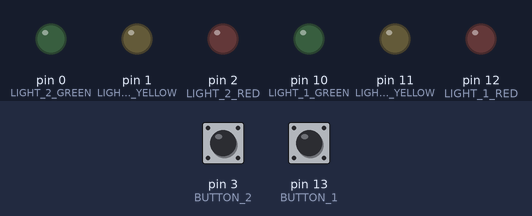
A program run on a simulated Arduino Uno, built with avr-gcc and run on an emulated ATmega328P. Shown: output pins drawn as LEDs (lit = HIGH). Inputs (shaded band) come from the test bench; at power-on: pin 3 (BUTTON_2) LOW, pin 13 (BUTTON_1) LOW.

Above: at 1.2 s.
1.3 s: pin 3 (BUTTON_2) pulled HIGH for 0.15 s
At 2.1 s:
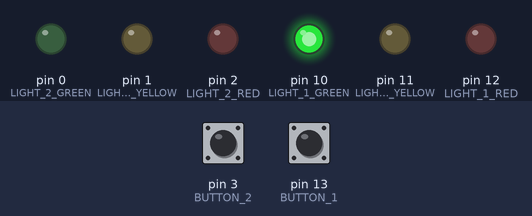
4.4 s: pin 13 (BUTTON_1) pulled HIGH for 0.15 s
At 6.2 s:
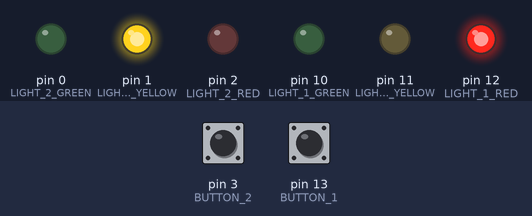
7.5 s: pin 3 (BUTTON_2) pulled HIGH for 1 s
At 10.9 s:
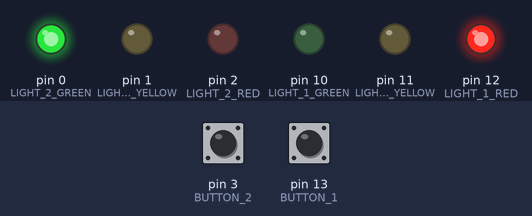
11.0 s: pin 13 (BUTTON_1) pulled HIGH for 1 s
At 14.4 s:
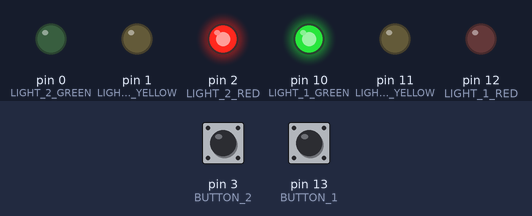
15.0 s: pin 3 (BUTTON_2) pulled HIGH for 3.2 s
At 16.8 s:
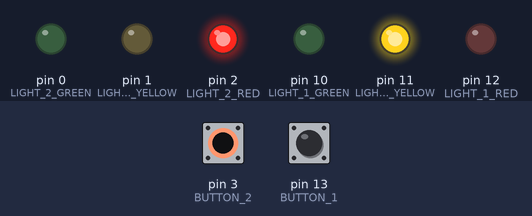
Timing chart, 0 to 19.5 s (numbered marks = the images above; inputs shaded):
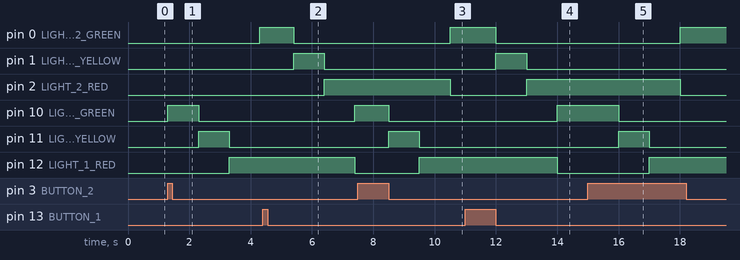

Measured:
- after the input at 1.3 s, pin 0 (LIGHT_2_GREEN): LOW → HIGH after 3.0 s; pin 10 (LIGHT_1_GREEN): LOW → HIGH at once, → LOW 1.0 s later; pin 11 (LIGHT_1_YELLOW): LOW → HIGH after 1.0 s, → LOW 1.0 s later; pin 12 (LIGHT_1_RED): LOW → HIGH after 2.0 s
- after the input at 4.4 s, pin 0 (LIGHT_2_GREEN): HIGH → LOW after 1.0 s; pin 1 (LIGHT_2_YELLOW): LOW → HIGH after 1.0 s, → LOW 1.0 s later; pin 2 (LIGHT_2_RED): LOW → HIGH after 2.0 s; pin 10 (LIGHT_1_GREEN): LOW → HIGH after 3.0 s; pin 12 (LIGHT_1_RED): HIGH → LOW after 3.0 s
- after the input at 7.5 s, pin 0 (LIGHT_2_GREEN): LOW → HIGH after 3.0 s; pin 2 (LIGHT_2_RED): HIGH → LOW after 3.0 s; pin 10 (LIGHT_1_GREEN): HIGH → LOW after 1.0 s; pin 11 (LIGHT_1_YELLOW): LOW → HIGH after 1.0 s, → LOW 1.0 s later; pin 12 (LIGHT_1_RED): LOW → HIGH after 2.0 s
- after the input at 11.0 s, pin 0 (LIGHT_2_GREEN): HIGH → LOW after 1.0 s; pin 1 (LIGHT_2_YELLOW): LOW → HIGH after 1.0 s, → LOW 1.0 s later; pin 2 (LIGHT_2_RED): LOW → HIGH after 2.0 s; pin 10 (LIGHT_1_GREEN): LOW → HIGH after 3.0 s; pin 12 (LIGHT_1_RED): HIGH → LOW after 3.0 s
- after the input at 15.0 s, pin 0 (LIGHT_2_GREEN): LOW → HIGH after 3.0 s; pin 2 (LIGHT_2_RED): HIGH → LOW after 3.0 s; pin 10 (LIGHT_1_GREEN): HIGH → LOW after 1.0 s; pin 11 (LIGHT_1_YELLOW): LOW → HIGH after 1.0 s, → LOW 1.0 s later; pin 12 (LIGHT_1_RED): LOW → HIGH after 2.0 s

The program:

main.cpp
```cpp
#include <Arduino.h>

#define LIGHT_1_RED 12
#define LIGHT_1_YELLOW 11
#define LIGHT_1_GREEN 10
#define LIGHT_2_RED 2
#define LIGHT_2_YELLOW 1
#define LIGHT_2_GREEN 0

#define BUTTON_1 13
#define BUTTON_2 3

int ENABLED_LIGHT = 0;

void setup() {
  pinMode(LIGHT_1_RED, OUTPUT);
  pinMode(LIGHT_1_YELLOW, OUTPUT);
  pinMode(LIGHT_1_GREEN, OUTPUT);
  pinMode(BUTTON_1, INPUT);
  pinMode(LIGHT_2_RED, OUTPUT);
  pinMode(LIGHT_2_YELLOW, OUTPUT);
  pinMode(LIGHT_2_GREEN, OUTPUT);
  pinMode(BUTTON_2, INPUT);
}

void light_1_sequence() {
   digitalWrite(LIGHT_1_RED, LOW);
   digitalWrite(LIGHT_1_GREEN, HIGH);
   delay(1000);
   digitalWrite(LIGHT_1_GREEN, LOW);
   digitalWrite(LIGHT_1_YELLOW, HIGH);
   delay(1000);
   digitalWrite(LIGHT_1_YELLOW, LOW);
   digitalWrite(LIGHT_1_RED, HIGH);
    delay(1000);
   digitalWrite(LIGHT_2_RED, LOW);
   digitalWrite(LIGHT_2_GREEN, HIGH);
}

void light_2_sequence() {
   digitalWrite(LIGHT_2_RED, LOW);
   digitalWrite(LIGHT_2_GREEN, HIGH);
   delay(1000);
   digitalWrite(LIGHT_2_GREEN, LOW);
   digitalWrite(LIGHT_2_YELLOW, HIGH);
   delay(1000);
   digitalWrite(LIGHT_2_YELLOW, LOW);
   digitalWrite(LIGHT_2_RED, HIGH);
   delay(1000);
   digitalWrite(LIGHT_1_RED, LOW);
   digitalWrite(LIGHT_1_GREEN, HIGH);
}


void loop() {
  if(digitalRead(BUTTON_1) == HIGH && ENABLED_LIGHT != 1) {
    light_2_sequence();
    ENABLED_LIGHT = 1;
  }

  if(digitalRead(BUTTON_2) == HIGH && ENABLED_LIGHT != 2) {
    light_1_sequence();
    ENABLED_LIGHT = 2;
  }


}
```
